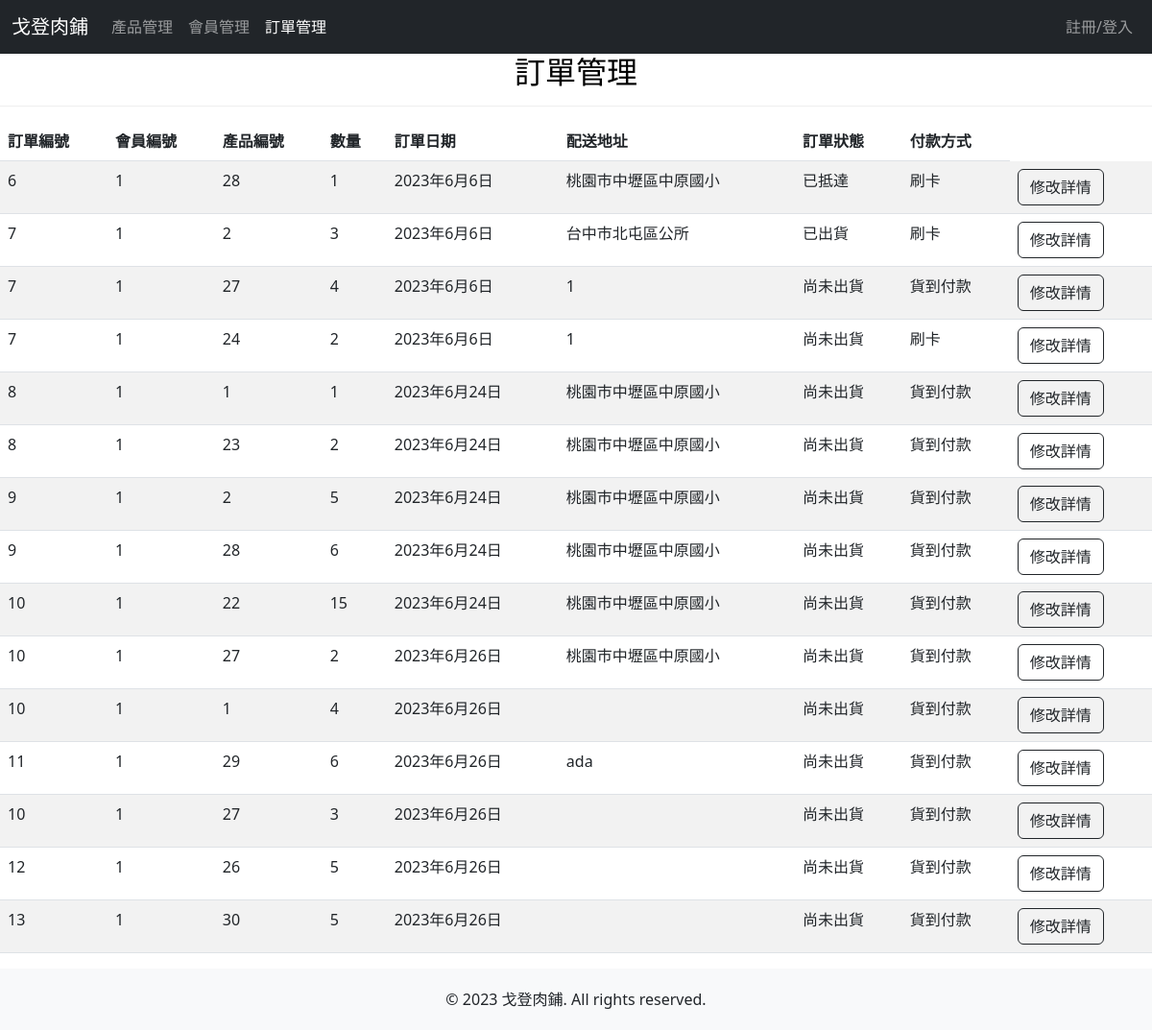
/orders_view/, run on an earlier commit of the app's database.
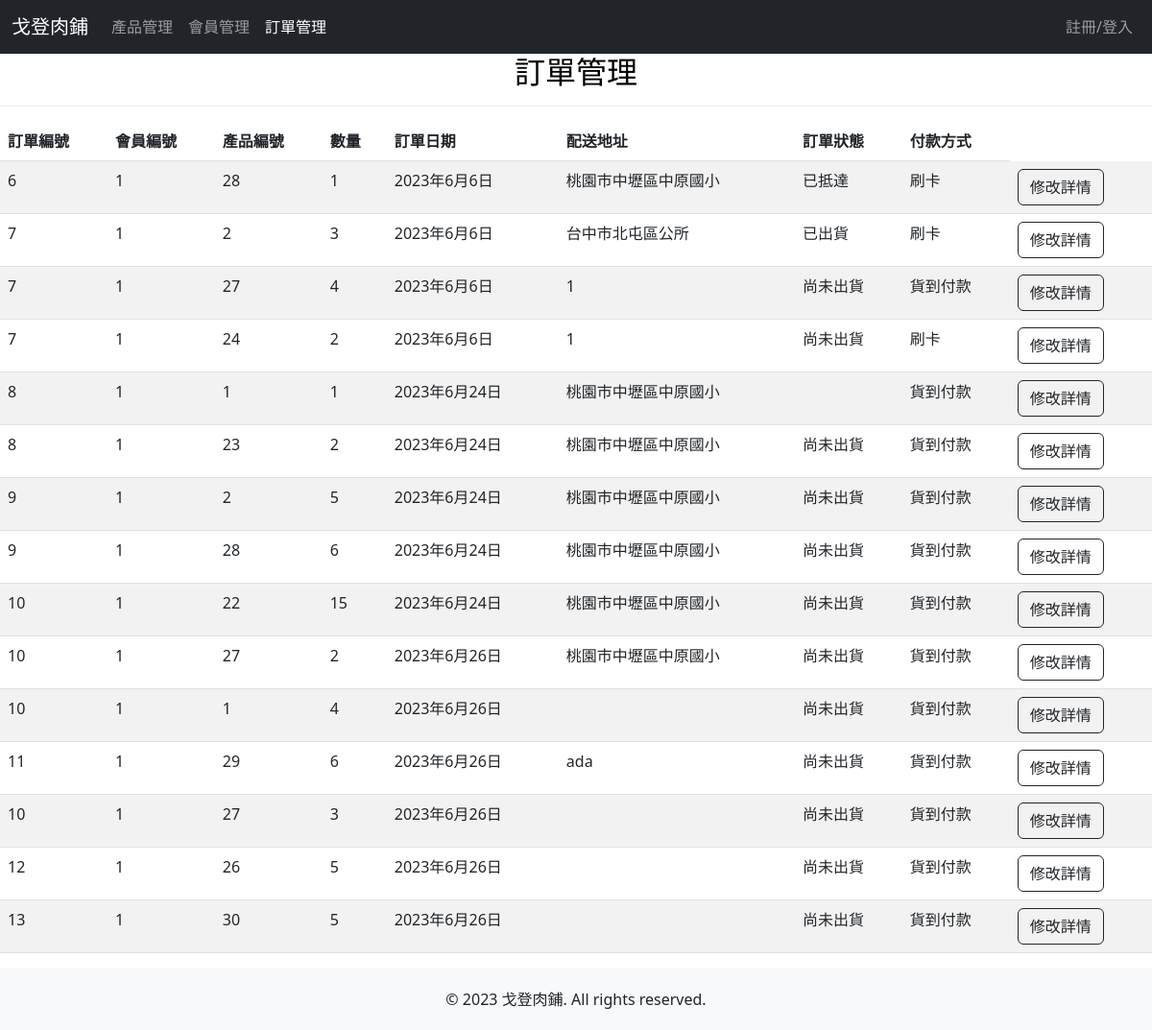
And on a later commit of the database.
### mywebsite/models.py (models this page shows)
class order_detail(models.Model):
    PAYMENT_METHOD_CHOICES = [
        ('COD', '貨到付款'),
        ('CC', '刷卡'),
        ('CVS', '超商'),
    ]
    ORDER_STATUS_CHOICES = [
        ('NOT_SHIPPED', '尚未出貨'),
        ('SHIPPED', '已出貨'),
        ('ARRIVED', '已抵達'),
    ]
    ODID = models.AutoField('訂單明細編號', primary_key=True)
    OID = models.IntegerField('訂單編號')
    MID = models.CharField('會員編號', max_length=1000)
    PID = models.CharField('產品編號', max_length=1000)
    PNUM = models.IntegerField('數量')
    ODate = models.DateField('訂單日期', auto_now_add=True)
    OAddr = models.CharField('配送地址', max_length=100)
    OStatus = models.CharField('訂單狀態',max_length=12, choices=ORDER_STATUS_CHOICES, default='NOT_SHIPPED')
    OPayment = models.CharField('付款方式',max_length=3, choices=PAYMENT_METHOD_CHOICES, default='COD')

### mywebsite/views.py (the view)
# urls.py: path('orders_view/', views.orders_view),
def orders_view(request):
    ord = order_detail.objects.all()
    return render(request, 'orders_page.html', locals())

### templates/orders_page.html (shortened to what the changed rows need)
<!DOCTYPE html>
<html>
    <head>
        <link href="https://cdn.jsdelivr.net/npm/bootstrap@5.3.0-alpha3/dist/css/bootstrap.min.css" rel="stylesheet">
        {% load static %}
        <link href="{% static 'css/styles.css'%}" rel="stylesheet" />
        <link rel="stylesheet" href="https://use.fontawesome.com/releases/v5.6.3/css/all.css"
>
    </head>
    <body id="page-top">
        <div id = "order">
            <div class="color-block h2-with-border">
              <h2 class="tit">訂單管理</h2>
            </div>
            <div class="table-responsive">
              <table class="table table-striped table-hover table-custom">
                <thead class="thead-dark">
                <thead>
                  <tr>
                    <th>訂單編號</th>
                    <th>會員編號</th>
                    <th>產品編號</th>
                    <th>數量</th>
                    <th>訂單日期</th>
                    <th>配送地址</th>
                    <th>訂單狀態</th>
                    <th>付款方式</th>
                  </tr>
                </thead>
                <tbody>
                  {% for o in ord %}
                  <tr>
                    <form action="/or_e_view/" method = "POST">{% csrf_token %}
                      <td>{{ o.OID }}</td>
                      <td>{{ o.MID }}</td>
                      <td>{{ o.PID }}</td>
                      <td>{{ o.PNUM }}</td>
                      <td>{{ o.ODate }}</td>
                      <td>{{ o.OAddr }}</td>
                      <td>
                        {% if o.OStatus == 'NOT_SHIPPED' %}尚未出貨{% endif %}
                      </td>
                      <td>
                        {% if o.OPayment == 'COD' %}貨到付款{% endif %}
                      </td>
                      <td>
                        <input type="submit" value="修改詳情" class="btn btn-outline-dark">
                      </td>
                    </form>
                  </tr>
                  {% endfor %}
              </table>
            </div>
          </div>
</body>
</html>

What changed in the data, as far as the page shows it:
changed order_detail (number 5 of 15 on the later page): no longer shows "尚未出貨"
